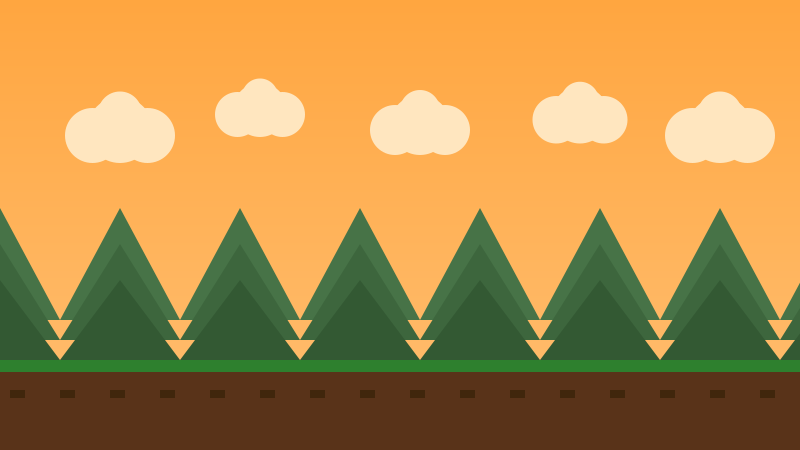
#> input picture assets/bg_utama.png, 800 x 450 px, found by its file name
$ python background_blur.py
#> lines starting #> are read from the running program, lines starting #| are printed output that depends on the picture
from PIL import Image, ImageFilter

# Load gambar yang sudah dibuat dari pycairo
img = Image.open("assets/bg_utama.png")
#> img is the input picture: PIL image 800x450 RGB; mean R, G, B 181.3, 140.2, 72.8

# Tambahkan efek blur (semakin besar radius = semakin blur)
blurred = img.filter(ImageFilter.GaussianBlur(radius=8))
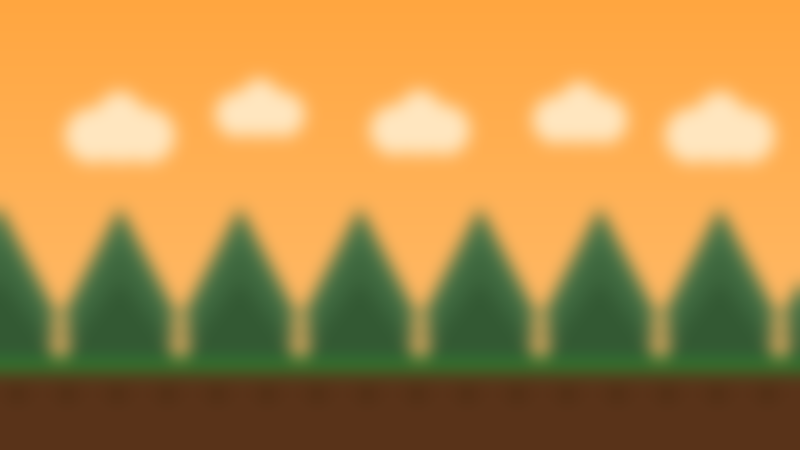
#> blurred: PIL image 800x450 RGB; mean R, G, B 181.3, 140.2, 72.8

# Simpan hasilnya
blurred.save("assets/bg_utama_blur.png")

print("Background blur berhasil dibuat → assets/bg_utama_blur.png")
